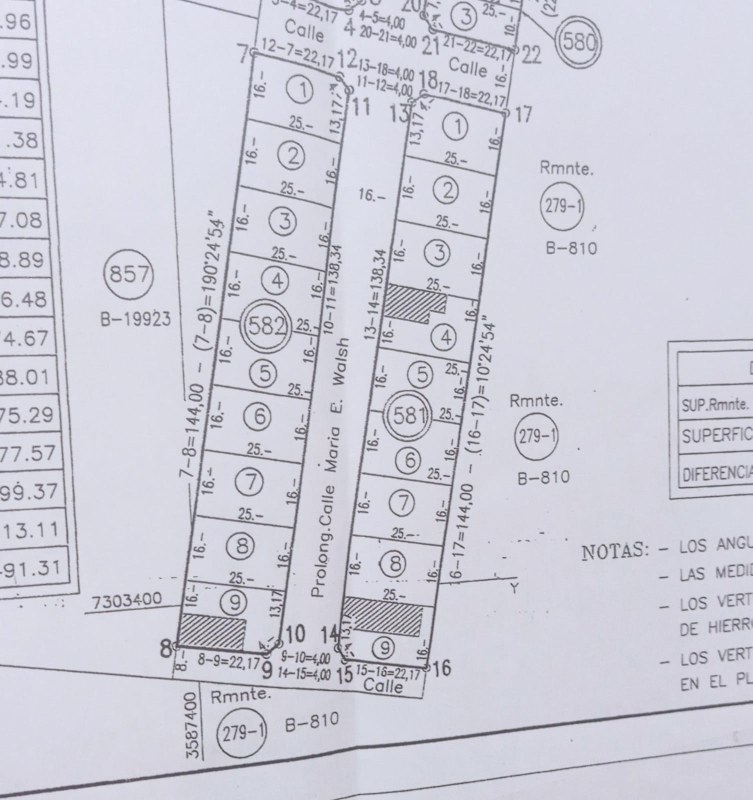
#> input picture ProyectoLotes/Rejunte/lote.jpeg, 1505 x 1600 px (shown at 1/2 size)
$ python TecnicaHoughv6.py
#> lines starting #> are read from the running program, lines starting #| are printed output that depends on the picture
import cv2
import numpy as np
import matplotlib.pyplot as plt

#
#azul = (255, 0 ,0); verde = (0, 255, 0); rojo = (0, 0, 255)
dibujando = False #True si el boton esta presionado
#modo= True #si true, rectangulo, sino linea, cambia con m
ix, iy = -1, -1

fx, fy = -1, -1

# Definir el color que quieres detectar (en formato BGR, no RGB)
color_a_detectar = (0, 255, 0)

# Numero para modeficar la deteccion de lineas de la imagen

deteccion_linea = 100

factor_zoom = 1


# 1. Cargar imagen y convertir a escala de grises


#img = cv2.imread('Loteprueba.jpeg')

#img = cv2.imread('porcion_guardada.jpg')
img = cv2.imread('lote.jpeg')
#> img is the input picture: shape (1600, 1505, 3); mean B, G, R 217.2, 205.6, 206

gray = cv2.cvtColor(img, cv2.COLOR_BGR2GRAY)

img_temp= img.copy()

img_lineas=img.copy()

if img is None:
    print("Error: No se pudo cargar la imagen. Verifica la ruta.")
    exit()


def redimensionar_imagen(imagen_original):
    """Redimensiona la imagen según el factor de zoom"""
    c = 0
    if imagen_original is None:
        return None
    ancho = int(imagen_original.shape[1] * factor_zoom)
#> ancho = 1505
    alto = int(imagen_original.shape[0] * factor_zoom)
#> alto = 1600
    print(f"REDIMENCIONADO")

    return  cv2.resize(imagen_original, (ancho, alto))


def tranformadaHough(detect_linea):
    global img_temp,gray


    imagen_redim = redimensionar_imagen(img_temp)
    img_temp = imagen_redim.copy()
    gray = cv2.cvtColor(img_temp, cv2.COLOR_BGR2GRAY)


    # 2. Detectar bordes (Canny) el gradiente maximo de canny es 150
    edges = cv2.Canny(gray, 130, 150, apertureSize=3)
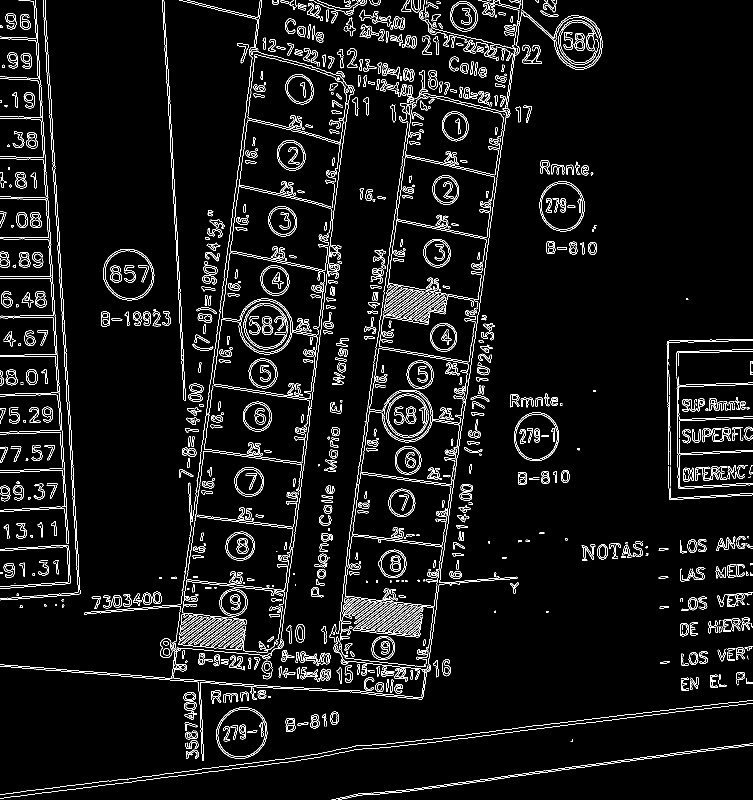
#> edges: shape (1600, 1505) (shown at 1/2 size); 5.2% white in thin lines or dots


    # 3. Aplicar Transformada de Hough para líneas
    #rho=1  Resolución de distancia en píxeles (precisión para detectar líneas).#
    # Con Threshold podemos modificar la cantidad de linea
    # lo optimo es 100, si aumentamos el threhold se reducen
    # la cantidad de linea que se detectan pero exigimos mas el
    # al procesador.


    lines = cv2.HoughLines(edges, 1, np.pi/180, threshold= detect_linea)

    print(f"Deteccion de linea {detect_linea}")
    # 4. Dibujar las líneas detectadas
    if lines is not None:
        for rho, theta in lines[:, 0]:
            a = np.cos(theta)
            b = np.sin(theta)
            x0 = a * rho
            y0 = b * rho
            x1 = int(x0 + 1000 * (-b))
            y1 = int(y0 + 1000 * (a))
            x2 = int(x0 - 1000 * (-b))
            y2 = int(y0 - 1000 * (a))
            cv2.line(img_temp, (x1, y1), (x2, y2), (0, 255, 0), 1)
#> this loop made 17885 passes
#> (rho, theta, a, b, x0, y0, x1, y1) on passes 1 to 3: (841, 0.14, 0.99, 0.139, 832.8, 117, 693, 1107), (-328, 3.09, -0.999, 0.0523, 327.6, -17.17, 275, -1015), (-325, 3.09, -0.999, 0.0523, 324.6, -17.01, 272, -1015)
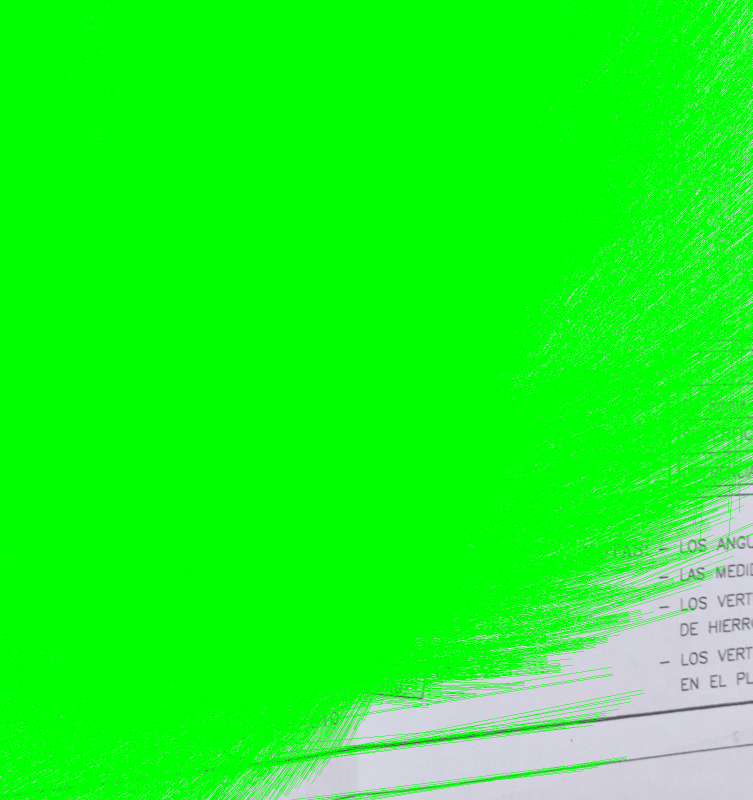
#> img_temp: shape (1600, 1505, 3) (shown at 1/2 size); mean B, G, R 29.3, 248.3, 27.7


         # 5. Mostrar resultados

        plt.figure(figsize=(18, 6))
        plt.subplot(1,3, 1)
        plt.imshow(cv2.cvtColor(gray, cv2.COLOR_BGR2RGB))
        plt.title('Imagen Original')
        plt.axis('off')

        plt.subplot(1, 3, 2)
        plt.imshow(edges, cmap='gray')
        plt.title(f'Canny')
        plt.axis('off')


        plt.subplot(1, 3, 3)
        plt.imshow(img_temp, cmap='gray')
        plt.title(f'lineas detectadas')
        plt.axis('off')

        plt.tight_layout()

        plt.show(block=False)  # Permite que el código continúe
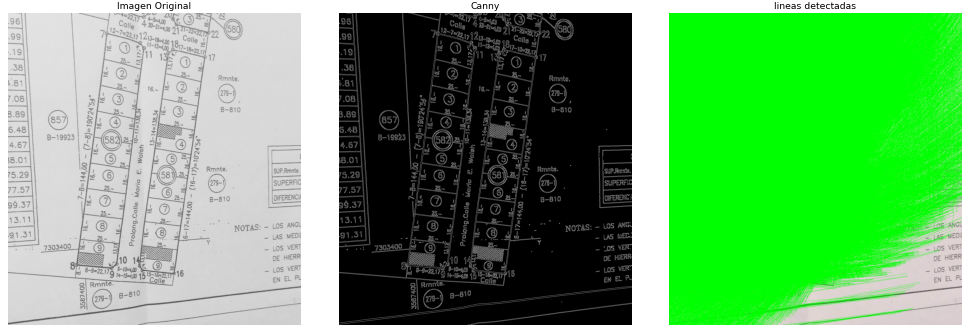
#> figure drawn by matplotlib, 3 panels; B, G, R data is drawn as R, G, B
        plt.pause(2)           # Muestra por 3 segundos
        plt.close('all')      # Cierra todas las figuras automáticamente


#Funcion llamada Por CallbackMause()
# [59 lines left out: function dibujar_Area_Lote, not called in this run]


#main
def main():
    global deteccion_linea, img ,img_lineas, img_temp, gray, factor_zoom

    tranformadaHough(deteccion_linea)
    #creo ventana con nombre image
    cv2.namedWindow('Lotes')
    cv2.namedWindow('Imagen Original')
# pongo la imagen para tener una referencia de que Area estoy marcando

    cv2.imshow("Imagen Original", img.copy())

    #cv2.setMouseCallback('Lotes', dibujar_Area_Lote)

    print("Instrucciones:")
    print("1. Seleccione un area que desea dibujar con el mouse")
    print("2. Correcion de Deteccion de linea 'k' Dismininuye cantidad de lineas  ")
    print("3. Correcion de Deteccion de linea 'p' Aumenta cantidad de lineas ")
    print("4. Presione 'q' para salir")
    print("5. Presione 'a' para Mas ZOOM")
    print("6. Presione 'd' para MEnos ZOOM")


    cv2.setMouseCallback('Lotes', dibujar_Area_Lote)


    while(1):
#        cv2.imshow("Imagen Original", img_temp)
        cv2.imshow("Lotes",img_lineas )

        k = cv2.waitKey(1) & 0xFF
#> (key q is pressed here)
        if k == ord('g'):  #guardar el area del lote
            if ix != -1 and iy != -1 and fx != -1 and fy != -1:
            #Asegurarse de que las coordenadas esten en el orden correcto
            #la funcion sorted() ordena un alista.
                x1, x2 = sorted([ix, fx])
                y1, y2 = sorted([iy, fy])

                porcion = img[y1:y2, x1: x2].copy()
                cv2.imwrite('porcion_guardada.jpg', porcion)
                print("Porcion guardada como 'porcion_guardada.jpg'")
        elif  k == ord('p'):
# [4 lines of commented-out code are left out]
            deteccion_linea= deteccion_linea - 10
            tranformadaHough(deteccion_linea)
            cv2.setMouseCallback('Lotes', dibujar_Area_Lote)

        elif  k == ord('k'):
 # [4 lines of commented-out code are left out]

            deteccion_linea = deteccion_linea + 10
            tranformadaHough(deteccion_linea)
            cv2.setMouseCallback('Lotes', dibujar_Area_Lote)

        elif  k == ord('a'):
            factor_zoom *= 1.1

            tranformadaHough(deteccion_linea)

            cv2.setMouseCallback('Lotes', dibujar_Area_Lote)


        elif  k == ord('d'):
            factor_zoom /=1.1

            tranformadaHough(deteccion_linea)
            cv2.setMouseCallback('Lotes', dibujar_Area_Lote)


        elif  k == ord('r'): #Restuarar imagen original
            cv2.destroyWindow("Lotes")
            cv2.waitKey(100)

            img_temp = img.copy()
            deteccion_linea = 100
            factor_zoom = 1
            cv2.imshow("Lotes",img_lineas )


            tranformadaHough(deteccion_linea)

            cv2.setMouseCallback('Lotes', dibujar_Area_Lote)

            print("Imagen restaurada - puede hacer una nueva seleccion")

        elif  k == ord('q'): #salir
            break

    cv2.destroyAllWindows()
if __name__ == "__main__":
    main()
